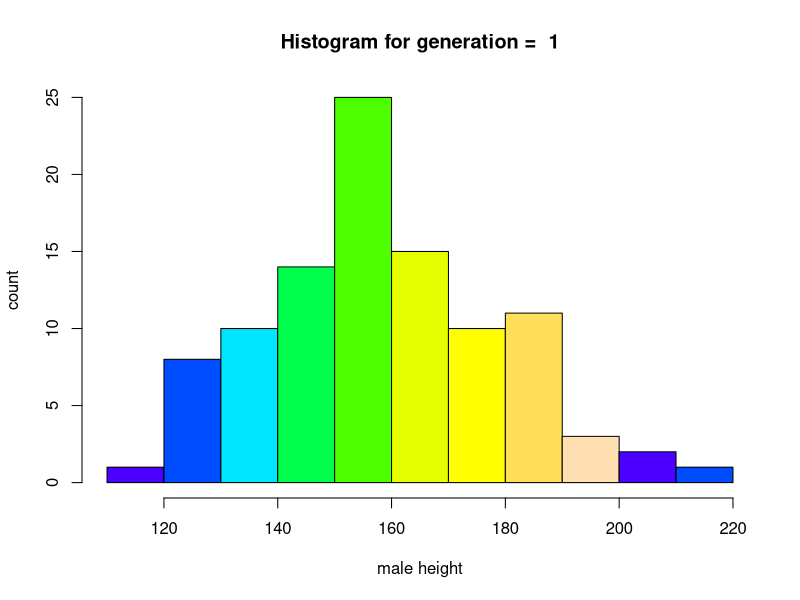
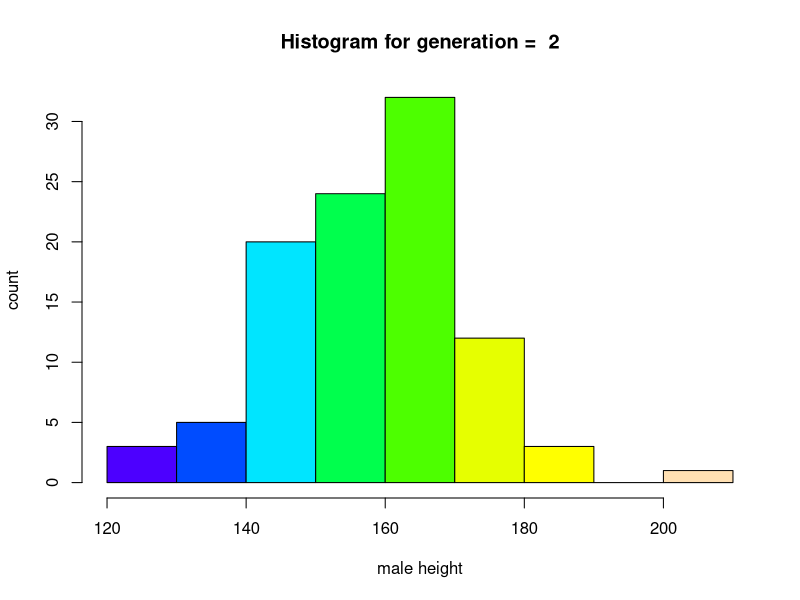
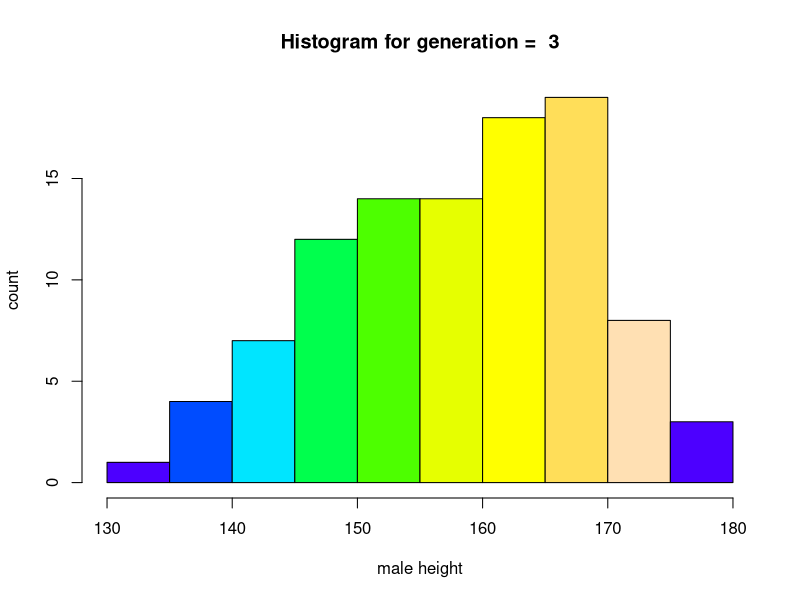
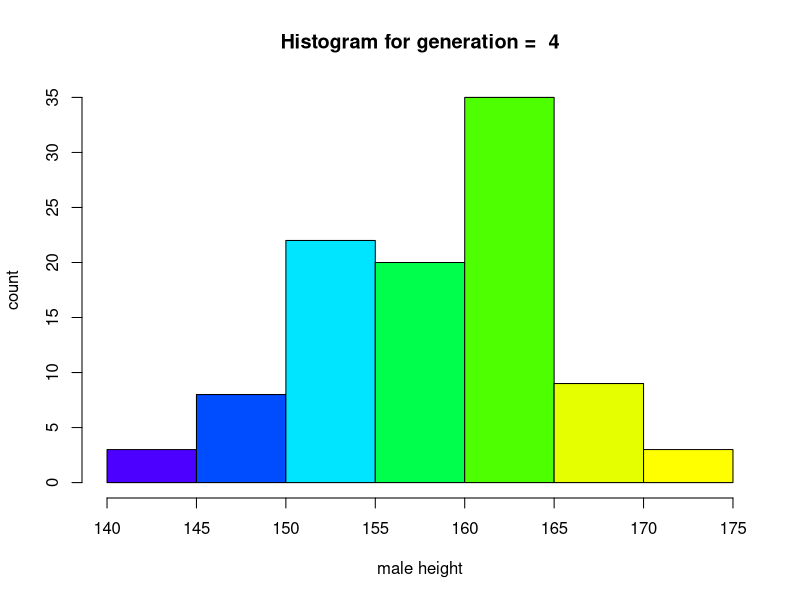
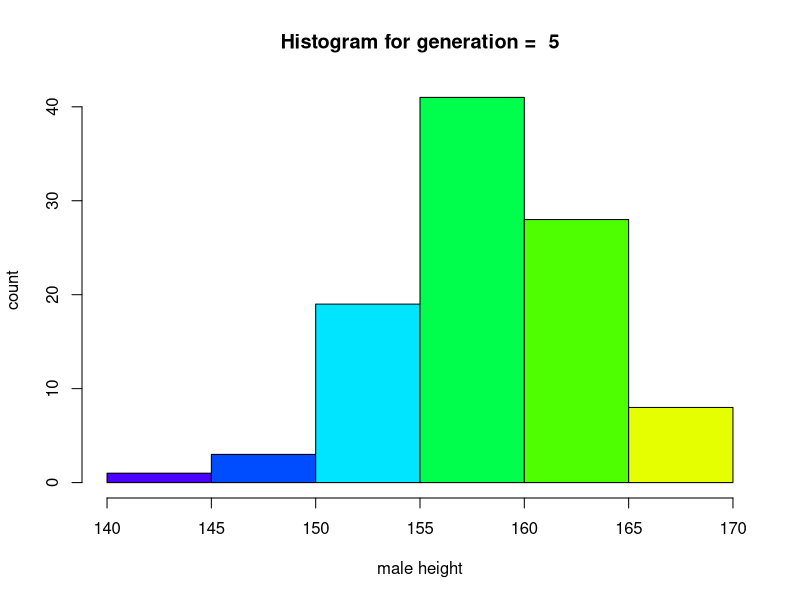
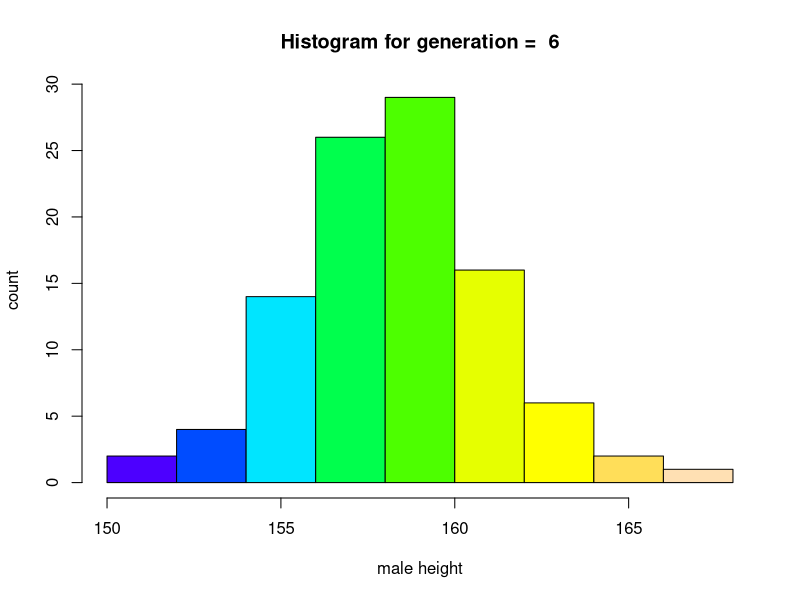
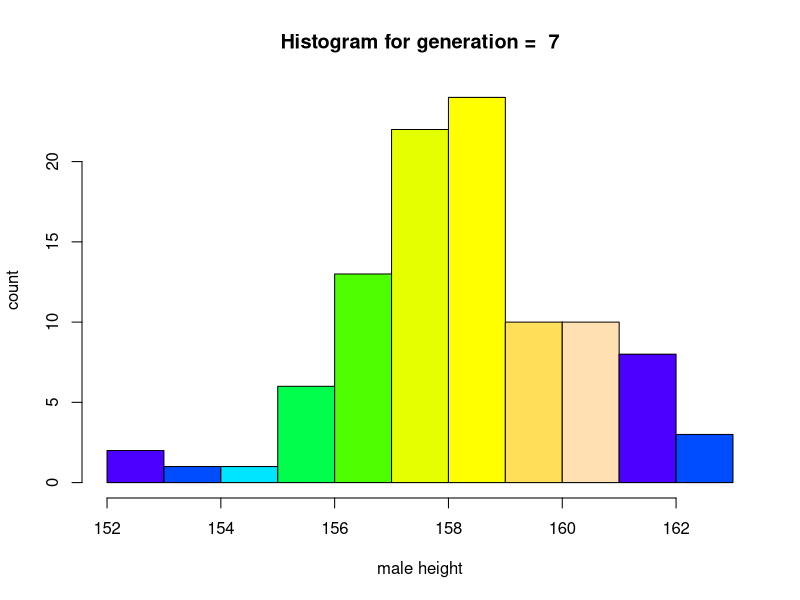
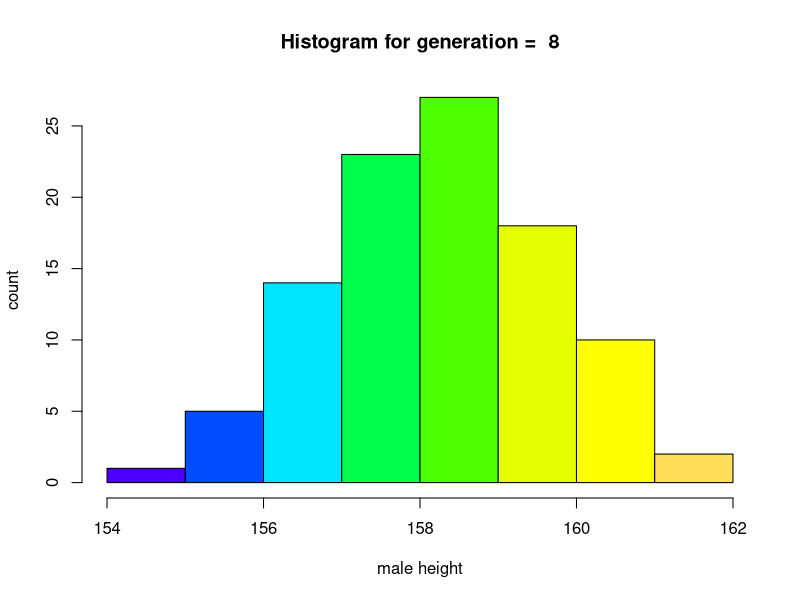

Generate these figures, in order, with R:
## ---- chunk 1
pop <- data.frame(m = rnorm(100, 160, 20), f = rnorm(100, 160, 20))
## ---- chunk 2
next_gen <- function(pop) {
pop$m <- sample(pop$m)
pop$m <- rowMeans(pop)
pop$f <- pop$m
pop
}
## ---- chunk 3

# The next gen function

next_gen <- function(pop) 
{
  pop$m <-sample(pop$m)
  pop$m <-rowMeans(pop)
  pop$f <- pop$m
  pop
}

# Initializing the 1st generation
pop <- data.frame(m =rnorm(100, 160, 20), f =rnorm(100, 160, 20))
generation <- c(rep(1, nrow(pop)))
generation.pop <- cbind(generation,pop)

# Looping over to find the nex generation using the next_gen function
for (i in seq(2,10))
{
  pop <- next_gen(pop)
  generation <- c(rep(i, nrow(pop)))
  generation.dummy <- cbind(generation,pop)
  generation.pop <- rbind(generation.pop, generation.dummy)
}

# plotting histogram for each generation separately
# Alternately the plots can also be saved using format_type("plot.format_extension")
par(mfrow=c(1,1))
for (i in seq(1:9))
  {
    data <- subset(generation.pop, generation.pop$generation == i)
    data <- data[['m']]
    main = paste("Histogram for generation = ", i)
    hist(data, 
         xlab = "male height",
         ylab = "count",
         main = main,
         col = topo.colors(9, alpha = 1))
    cat ("\n\n")
  }

# plotting histogram using ggplot
#library (ggplot2)
#p <- ggplot(subset(generation.pop, generation < 10), aes(x=m), main = "Histogram of male height for all 10 generations") + 
  #geom_histogram(binwidth = 15) + facet_wrap(~generation, nrow = 3, ncol =3)
#p

## ---- chunk 4

# plotting simulated results as mentioned in the question

library (ggplot2)
data <- subset(generation.pop, generation < 10)
generation.plot <- ggplot(data, aes(x=m, y=f)) + 
  geom_point(alpha=0.3) +
  facet_wrap(~generation, nrow = 3, ncol = 3) + 
  labs(x = "m", y = "f") 
  
generation.plot
  
## ---- chunk 5

# for 100 sample cases tested for 1 trial run for 95% confidence interval 

set.seed(1000)
i = 1
sample <- runif (100, -1, 1)
l.sample <- length(sample)
mean.sample <- mean(sample)
sd.sample <- sd(sample)

error <- qt(0.975, df=l.sample-1)*sd.sample/sqrt(l.sample)
left <- mean.sample - error
right <- mean.sample + error

data.test <- data.frame()[numeric(0),]
data.test[i,"Sample mean"] = mean.sample
data.test[i,"lower bound"] = left
data.test[i,"upper bound"] = right
data.test[i,"contains mean"] = 0
if (left < 0 && right > 0) {data.test[i,"contains mean"]=1}
data.test <- signif(data.test, digits = 4)

print.data <- function()
{
  print(data.test, row.names = FALSE) 
  cat("\n")
}

print.data()

# for 1000 sample cases and 10 no. of trials 

set.seed(1000)
no.of.trials <- 10
data <- data.frame()[numeric(0), ]
counter <- 0

for (i in 1:no.of.trials)
{
  # for a 95% confidence interval
  sample <- runif (1000, -1, 1)
  l.sample <- length(sample)
  mean.sample <- mean(sample)
  sd.sample <- sd(sample)
  
  error <- qt(0.975, df=l.sample-1)*sd.sample/sqrt(l.sample)
  left <- mean.sample - error
  right <- mean.sample + error
  data[i,"Sample mean"] = mean.sample
  data[i,"lower bound"] = left
  data[i,"upper bound"] = right
  if (left < 0 && right > 0) 
  {
    data[i,"contains mean"]=1
    counter = counter + 1
  }
  else{data[i,"contains mean"]=0}
}

# finding success percentage and rounding data to significant digits 
percent <- (counter/no.of.trials)*100
data <- signif(data, digits = 4)

# print.data function to print the required format
print.data <- function()
{
  cat("Number of trials: ", no.of.trials, "\n\n")
  print(data, row.names = FALSE)
  cat("\n")
  cat(percent, "percent of CI's contained the mean", "\n")
}

print.data()

## ---- chunk 6
makePatient <- function() {
  vowel <- grep("[aeiou]", letters)
  cons <- grep("[^aeiou]", letters)
  name <- paste(sample(LETTERS[cons], 1), sample(letters[vowel], 1), sample(letters[cons], 1), sep='')
  gender <- factor(sample(0:1, 1), levels=0:1, labels=c('female','male'))
  dob <- as.Date(sample(7500, 1), origin="1970-01-01")
  n <- sample(6, 1)
  doa <- as.Date(sample(1500, n), origin="2010-01-01")
  pulse <- round(rnorm(n, 80, 10))
  temp <- round(rnorm(n, 98.4, 0.3), 2)
  fluid <- round(runif(n), 2)
  list(name, gender, dob, doa, pulse, temp, fluid)
}
## ---- chunk 7

# setting up class kind and printing data for 1 record
medicalRecord <- function(x)
{
  class(x) <- "medicalRecord"
  names(x) <- c("name", "gender","date_of_birth", "date_of_admission", 
                "pulse", "temperature", "fluid_intake")
  return(x)
}
set.seed(8)
medRecord <- makePatient()
medRecord <- medicalRecord(medRecord)

print(medRecord)

## ---- chunk 8

# defining mean method for class from generic mean
mean.medicalRecord <- function(x, class = "medicalRecord")
{ 
  pulse.mean = mean(x$pulse)
  temperature.mean = mean(x$temperature)
  fluids.mean = mean(x$fluid_intake)
  data.frame(cbind(pulse.mean, temperature.mean, fluids.mean))
}

# printing class type record as per requirements
print.medicalRecord <- function(x, class = "medicalRecord")
{
  name <- x$name
  gender <- x$gender
  date_of_birth = as.Date(x$date_of_birth, "%m/%d/%y")
  bdata = data.frame(date_of_birth)
  bdata = data.frame(cbind(name, gender, bdata))
  print(bdata, row.names = FALSE)
  cat("\n", "Medical record in chronological order", "\n\n")
  date_of_admission = as.Date(x$date_of_admission, "%m/%d/%y")
  data = data.frame(date_of_admission)
  pulse = c(x$pulse)
  temperature = c(x$temperature)
  fluid_intake = c(x$fluid_intake)
  data = data.frame(cbind(data, pulse, temperature, fluid_intake))
  data = data[order(as.Date(data$date, format="%d/%m/%Y")),]
  print(data, row.names = FALSE)
}

plot.medicalRecord <- function(x, class = "medicalrecord")
{
  par(mfrow=c(2,2))
  plot(x$date_of_admission, x$pulse, 
       pch = 16, col = "aquamarine4", 
       main="Pulse", xlab="date", ylab="Pulse")
  plot(x$date_of_admission, x$temperature, 
       pch = 16, col = "chocolate", 
       main="Temperature", xlab="date", ylab="Temperature")
  plot(x$date_of_admission, x$fluid_intake, 
       pch = 16, col = "darkgoldenrod", 
       main="Fluid_Intake", xlab="date", ylab="Fluid Intake")
}

# printing record's mean
mean.record <- mean.medicalRecord(medRecord)
print(mean.record, row.names = FALSE)

# printing medical record 
print.medicalRecord(medRecord)

# plotting medical record data 
plot.medicalRecord(medRecord)
## ---- chunk 9

# setting up seed, class cohort and initializing 10 patients
cohort <- function(x)
{
  class(x) <- "cohort"
  names(x) <- c("name", "gender","date_of_birth", "date_of_admission",
                "pulse", "temperature", "fluid_intake")
  return(x)
}

set.seed(8)
n = 10
med.cohort = vector(mode = "list")
class(med.cohort) <- "cohort"
for (i in seq(1:n))
  {
    med.cohort[[i]] = makePatient()
    med.cohort[[i]] = cohort(med.cohort[[i]])
  }

# defining mean method for class from generic mean for class cohort 
mean.cohort <- function(x, class = "cohort")
{ 
  # finding length of cohort list 
  x.length = length(x)
  # initializing list 
  pulse.mean = vector(mode = "list")
  temperature.mean = vector(mode = "list")
  fluids.mean = vector(mode = "list")
  # empty data frame
  colClasses = c("numeric","numeric", "numeric")
  col.names = c("pulse.mean","temp.mean","fluid.mean")
  mean.data <- read.table(text = "",
                 colClasses = colClasses,
                 col.names = col.names)
  # finding mean
  for (i in seq(1:x.length))
    {
      mean.data[i,"pulse.mean"] = mean(x[[i]]$pulse)
      mean.data[i,"temp.mean"] = mean(x[[i]]$temperature)
      mean.data[i,"fluid.mean"]  = mean(x[[i]]$fluid_intake)
    }
  # Appending patient no. in mean.data
  patient.no = c(seq(1:x.length))
  mean.data = cbind(patient.no, mean.data)
  
  # returning data frame
  return(mean.data)
  
}

# printing 
# printing class type record as per requirements
print.cohort <- function(x, class = "cohort")
{
  # finding length of cohort list 
  x.length = length(x)
  for (i in seq(1:x.length))
    {
      name <- x[[i]]$name
      gender <- x[[i]]$gender
      date_of_birth = as.Date(x[[i]]$date_of_birth, "%m/%d/%y")
      bdata = data.frame(date_of_birth)
      bdata = data.frame(cbind(name, gender, bdata))
      cat("\n\n", "For patient number: ", i, "\n")
      print(bdata, row.names = FALSE)
      cat("\n", "Medical record in chronological order", "\n\n")
      date_of_admission = as.Date(x[[i]]$date_of_admission, "%m/%d/%y")
      data = data.frame(date_of_admission)
      pulse = c(x[[i]]$pulse)
      temperature = c(x[[i]]$temperature)
      fluid_intake = c(x[[i]]$fluid_intake)
      data = data.frame(cbind(data, pulse, temperature, fluid_intake))
      data = data[order(as.Date(data$date, format="%d/%m/%Y")),]
      print(data, row.names = FALSE)
    }
}

# printing mean for pulse, temperature and fluid intake for all 10 patients
mean.data = mean.cohort(med.cohort)
print(mean.data, row.names = FALSE)

# printing the entries of the data in a proper format
print.cohort(med.cohort)
